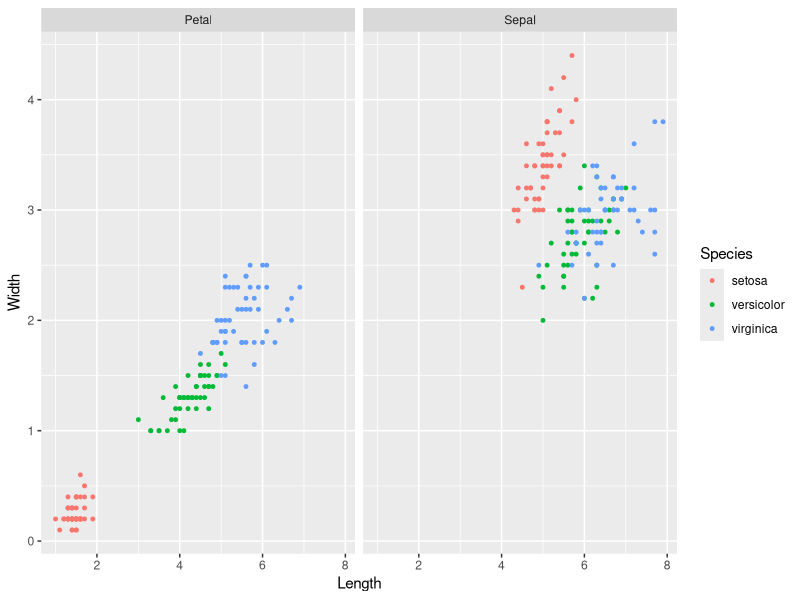

Recreate this plot in R.
library(ggplot2)
library(tidyr)
iris_len <- gather(iris[,c(1,3,5)], Part, Length, -Species)
# aggregate Length parameter
iris_wid <- gather(iris[,c(2,4,5)], Part, Width, -Species)
# aggregate Width parameter
Width <- iris_wid$Width
# Prepare variable for new dataframe long_iris
long_iris <- cbind(iris_len, Width) %>% separate(Part, c("Part","Dummy"))
long_iris$Dummy <- NULL
ggplot(long_iris, aes(x = Length,
                      y = Width,
                      color = Species)) + geom_point(size = 1) + facet_grid(. ~Part)

